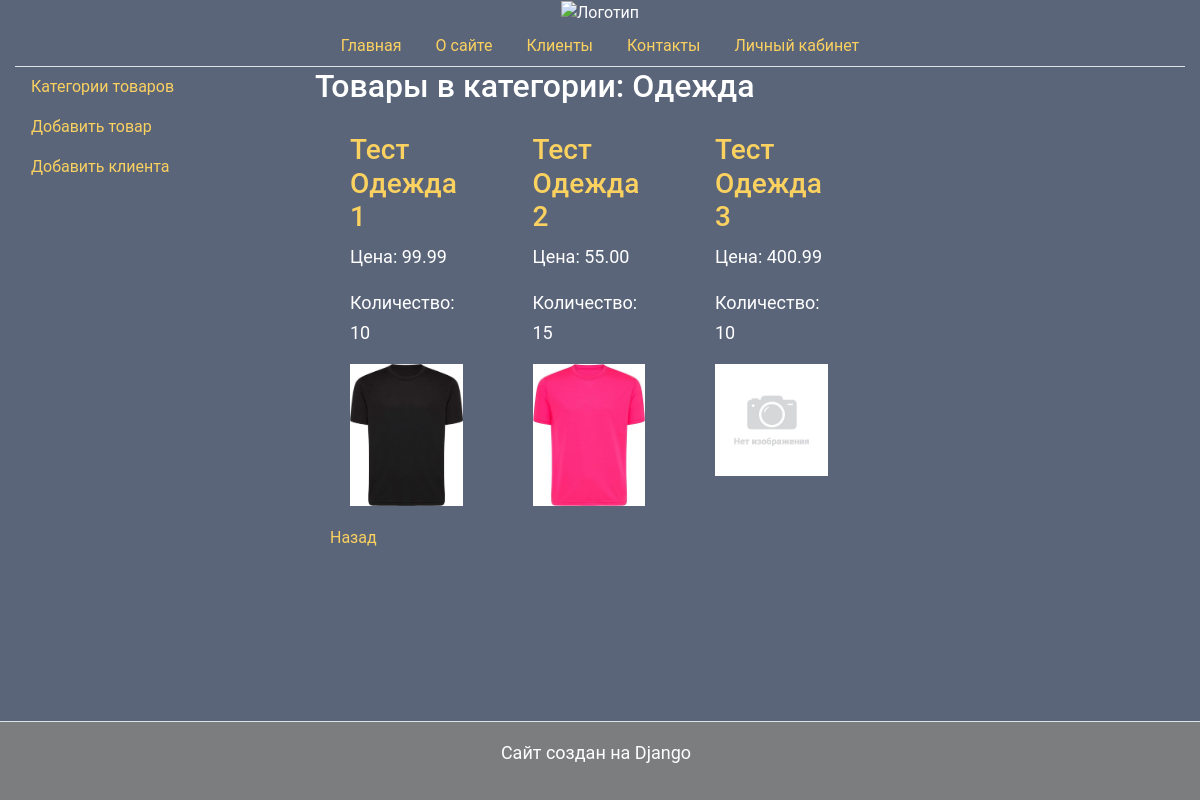
The page /products/category/Одежда/ on the database its author committed.
### myapp/models.py (models this page shows, shortened)
class Product(models.Model): # создание модели Product.
    name = models.CharField(max_length=50)
    category = models.CharField(max_length=50, default='cloth') # категория товара
    description = models.TextField() # Описание товара
    price = models.DecimalField(max_digits=10, decimal_places=2) # decimal_places - количество знаков после запятой
    quantity = models.IntegerField() # количество товара
    add_data = models.DateTimeField(auto_now_add=True)
    image = models.ImageField(upload_to='products/', null=True, blank=True)  # добавляем поле для изображения
    active = models.BooleanField(default=True) # активный товар или нет

### myapp/views.py (the view)
# urls.py: path('products/category/<str:category>/', views.product_category, name='product_category'), # Отображение товаров по категориям HW-4 25.04.24
def product_category(request, category):
    print(category, 'category')
    category_names_titles = category
    category_names = dict((v, k) for k, v in CATEGORY_CHOICES)
    category = category_names.get(category)
    products = Product.objects.filter(category=category)
    return render(request, 'products_category.html', {'products': products, 'category': category, 'category_names_titles': category_names_titles})

### myapp/templates/products_category.html (shortened to what this page needs)
{% extends 'base.html' %}
{% block content %}
<h2>Товары в категории: {{ category_names_titles }}</h2>
<div class="container">
    <div class="row">
        {% for product in products %}
            <div class="col-md-3 product-card">
                <h3><a href="{% url 'product_info' product.id %}">{{ product.name }}</a></h3>
                <p>Цена: {{ product.price }}</p>
                <p>Количество: {{ product.quantity }}</p>
                {% if product.image %}
                    <img src="{{ product.image.url }}" alt="{{ product.name }}">
                {% endif %}
            </div>
        {% endfor %}
    </div>
    <tr>
        <td><a href="javascript:history.back()">Назад</a></td>
    </tr>
</div>
{% endblock %}

### myapp/templates/base.html (shortened to what this page needs)
<!doctype html>
<html lang="ru">
  <head>
    <link rel="stylesheet" href="https://stackpath.bootstrapcdn.com/bootstrap/4.5.2/css/bootstrap.min.css">
  </head>
  <body>
    <div class="container-fluid">
        <div class="row">
            <div class="col-12 text-center">
                <img src="https://frontend-scripts.hb.bizmrg.com/assets/logo/geekbrains-logo-light.svg" alt="Логотип">
                <ul class="nav nav-tabs justify-content-center">
                    <li class="nav-item">
                        <a class="nav-link" href="/">Главная</a>
                    </li>
                    <li class="nav-item">
                        <a class="nav-link" href="/about/">О сайте</a>
                    </li>
                    <li class="nav-item">
                        <a class="nav-link" href="/clients/all/">Клиенты</a>
                    </li>
                    <li class="nav-item">
                        <a class="nav-link" href="/contacts/">Контакты</a>
                    </li>
                    <li class="nav-item">
                        <a class="nav-link" href="/user_lk/">Личный кабинет</a>
                    </li>
                </ul>
            </div>
        </div>
        <div class="row">
            <div class="col-3">
                <ul class="nav flex-column">
                    <li class="nav-item">
                        <a class="nav-link" href="/category/">Категории товаров</a>
                    </li>
                    <li class="nav-item">
                        <a class="nav-link" href="/products/add/">Добавить товар</a>
                    </li>
                    <li class="nav-item">
                        <a class="nav-link" href="/clients/add/">Добавить клиента</a>
                    </li>
                </ul>
            </div>
            <div class="col-6">
                {% block content %}{% endblock %}
                <p><br><br></p>
            </div>
            <div class="col-3">
            </div>
        </div>
        <div class="row fixed-bottom modal-footer" style="background-color: rgba(128, 128, 128, 0.9);">
            <div class="col-12 text-center">
                <p>Сайт создан на Django</p>
            </div>
        </div>
        </div>
  </body>
</html>

### myapp/templates/base.html (style rules this page uses)
body { background: #5A657A; color: white; font-family: "Roboto", sans-serif; }
body p { font-size: 18px; line-height: 30px; }
body a { color: #FBD160; }

### myapp/templates/products_category.html (style rules this page uses)
.product-card { margin: 20px; }
.product-card img { width: 100%; height: auto; }

### rows shown on the page
Product: name "Тест Одежда 1", price "99.99", quantity "10", image (picture)
Product: name "Тест Одежда 2", price "55.00", quantity "15", image (picture)
Product: name "Тест Одежда 3", price "400.99", quantity "10", image (placeholder picture)

### other values the page prints
{{ category_names_titles }} "Одежда"
